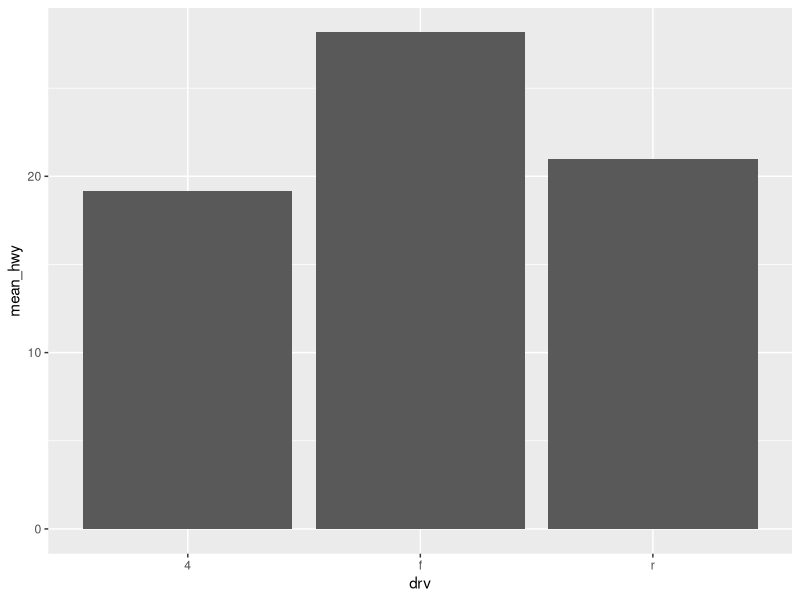
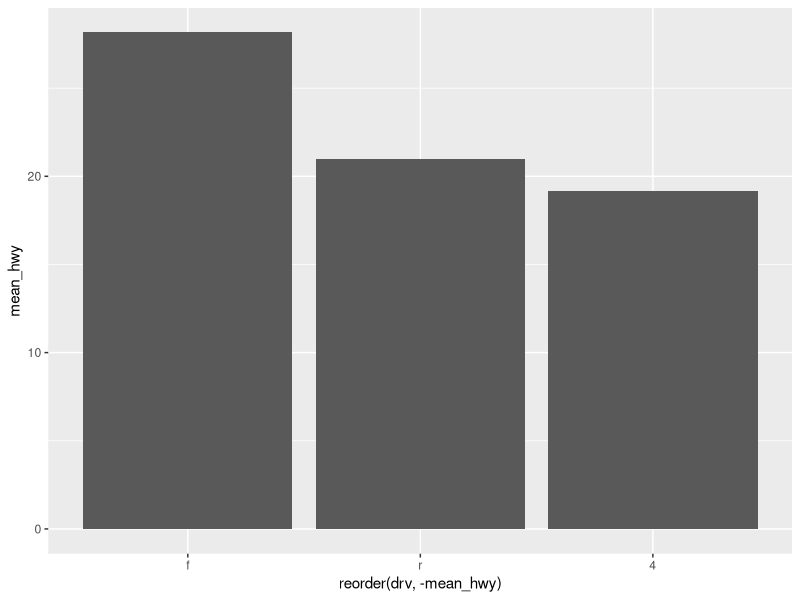
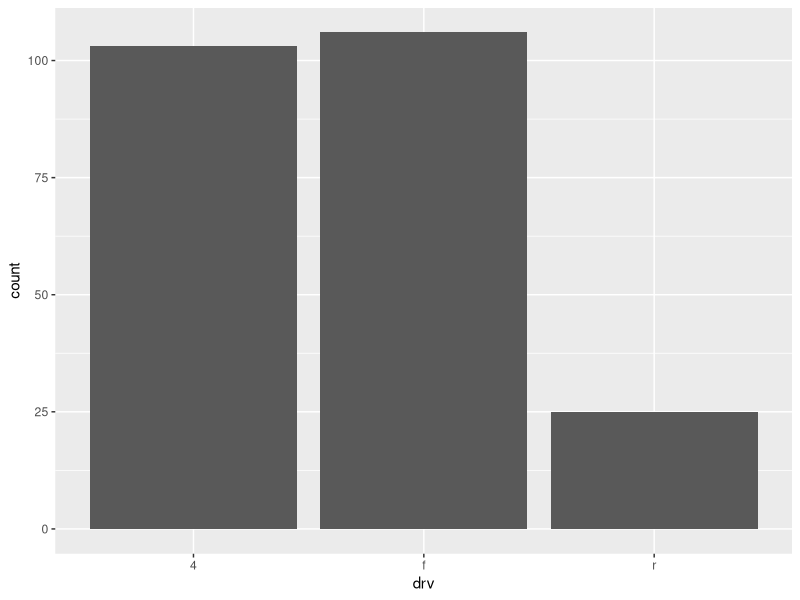
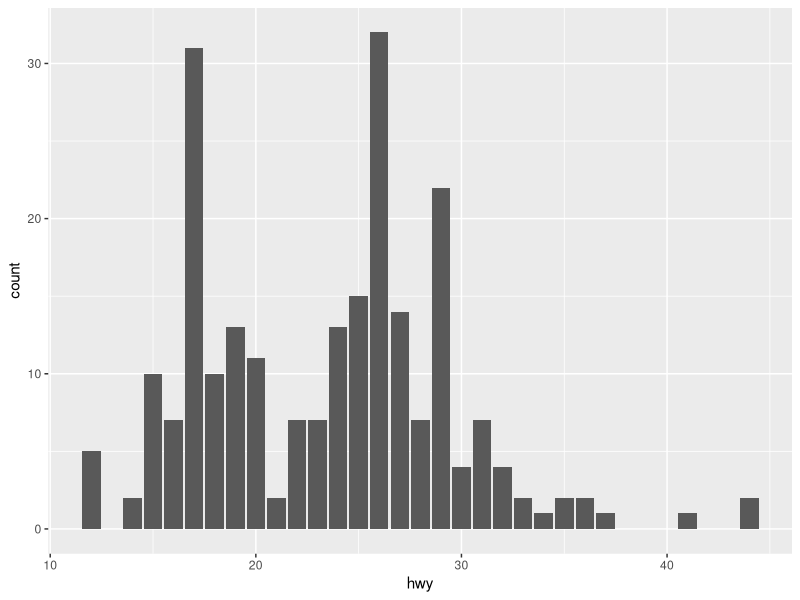

The R source for these figures, in order:
# 막대 그래프 - 1. 평균 막대 그래프
# 각 집단의 평균값을 막대 길이로 표현한 그래프
# 1. 집단별 평균표 만들기
library(dplyr)
library(ggplot2)
mpg
df_mpg <- mpg %>% 
  group_by(drv) %>% 
  summarise(mean_hwy = mean(hwy))
df_mpg

# 2. 그래프 생성하기
ggplot(data = df_mpg, aes(x = drv, y = mean_hwy)) + geom_col()

ggplot(data = df_mpg, aes(x = reorder(drv, -mean_hwy), y = mean_hwy)) + geom_col()

# 막대 그래프 - 2. 빈도 막대 그래프
# 값의 개수(빈도)로 막대의 길이를 표현한 그래프
# x축 범주 변수, y축 빈도
ggplot(data = mpg, aes(x = drv)) + geom_bar()

# x축 연속 변수, y축 빈도
ggplot(data = mpg, aes(x = hwy)) + geom_bar()
